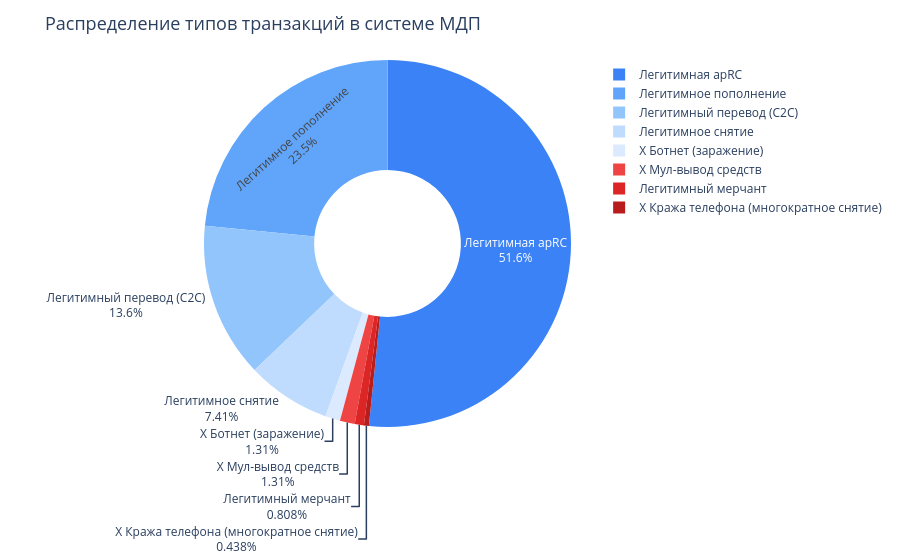

The cell this chart's notebook holds for it:
### Code cell
# Интерактивная диаграмма: распределение меток транзакций
label_map = {
    'N-RegC2C':    'Легитимный перевод (C2C)',
    'N-RegDep':    'Легитимное пополнение',
    'N_RegWith':   'Легитимное снятие',
    'N_Reg_RC':    'Легитимная арRC',
    'N_Reg_Merch': 'Легитимный мерчант',
    'F_bot':       'X Ботнет (заражение)',
    'F-Mule-With': 'X Мул-вывод средств',
    'F_SevWith':   'X Кража телефона (многократное снятие)',
}
colors_pie = [
    '#3B82F6','#60A5FA','#93C5FD','#BFDBFE','#DBEAFE',
    '#EF4444','#DC2626','#B91C1C'
]
labels_display = [label_map.get(l, l) for l in label_counts.index]

fig = go.Figure(go.Pie(
    labels=labels_display,
    values=label_counts.values,
    marker_colors=colors_pie,
    hole=0.4,
    textinfo='label+percent',
    hovertemplate='<b>%{label}</b><br>Кол-во: %{value}<br>Доля: %{percent}<extra></extra>'
))
fig.update_layout(
    title='Распределение типов транзакций в системе МДП',
    title_font_size=18,
    legend=dict(orientation='v', x=1.02),
    margin=dict(t=60, b=20)
)
fig.show()

### Figure 1 — Plotly figure (JSON) as saved in the notebook; plotly's stock layout.template omitted (floating-point values rounded to 4 significant figures)
{"data": [{"hole": 0.4, "hovertemplate": "<b>%{label}</b><br>Кол-во: %{value}<br>Доля: %{percent}<extra></extra>", "labels": ["Легитимная арRC", "Легитимное пополнение", "Легитимный перевод (C2C)", "Легитимное снятие", "X Ботнет (заражение)", "X Мул-вывод средств", "Легитимный мерчант", "X Кража телефона (многократное снятие)"], "marker": {"colors": ["#3B82F6", "#60A5FA", "#93C5FD", "#BFDBFE", "#DBEAFE", "#EF4444", "#DC2626", "#B91C1C"]}, "textinfo": "label+percent", "type": "pie", "values": [28312, 12867, 7484, 4064, 721, 717, 443, 240]}], "layout": {"legend": {"orientation": "v", "x": 1.02}, "margin": {"b": 20, "t": 60}, "title": {"font": {"size": 18}, "text": "Распределение типов транзакций в системе МДП"}}}
